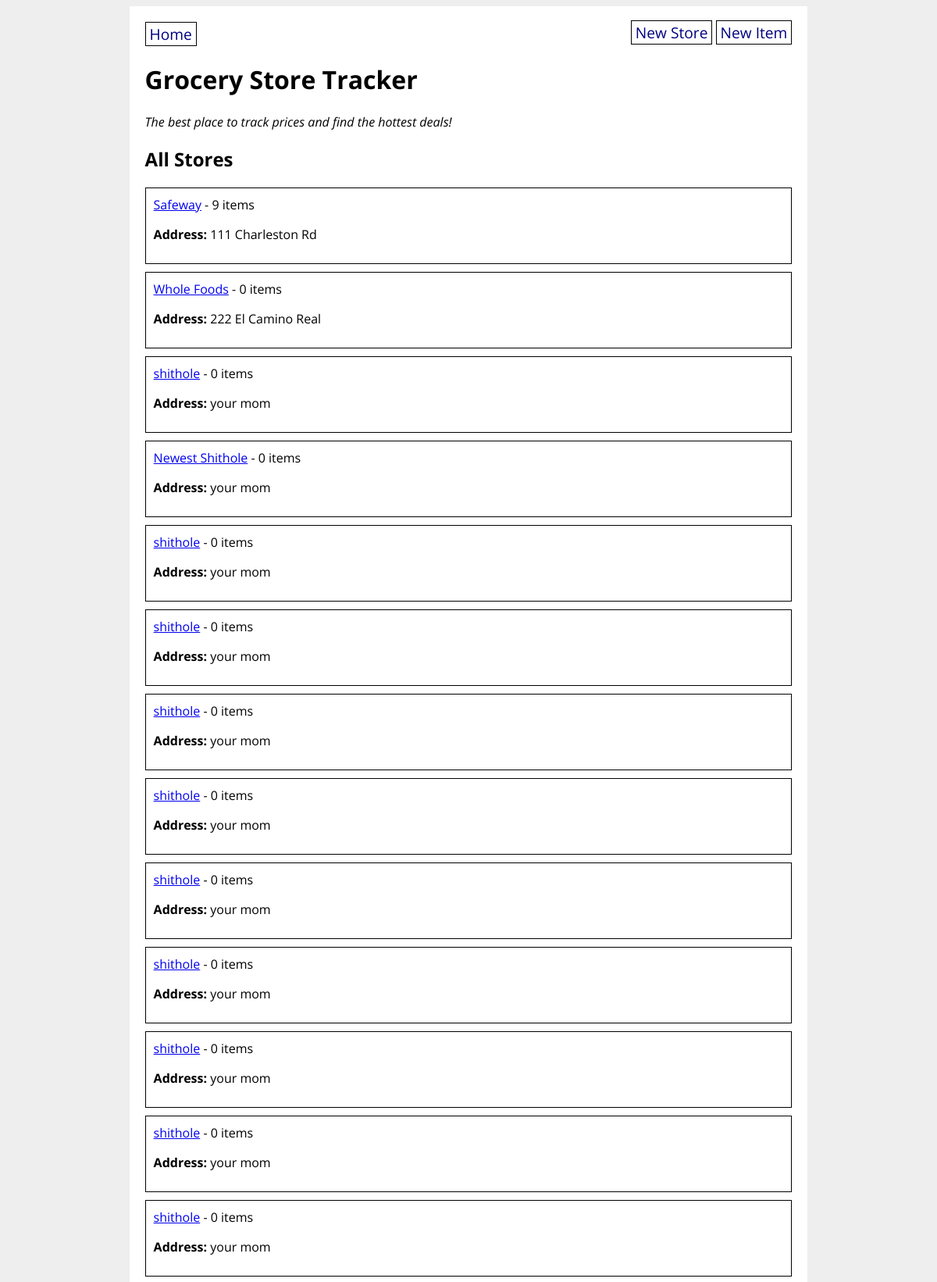
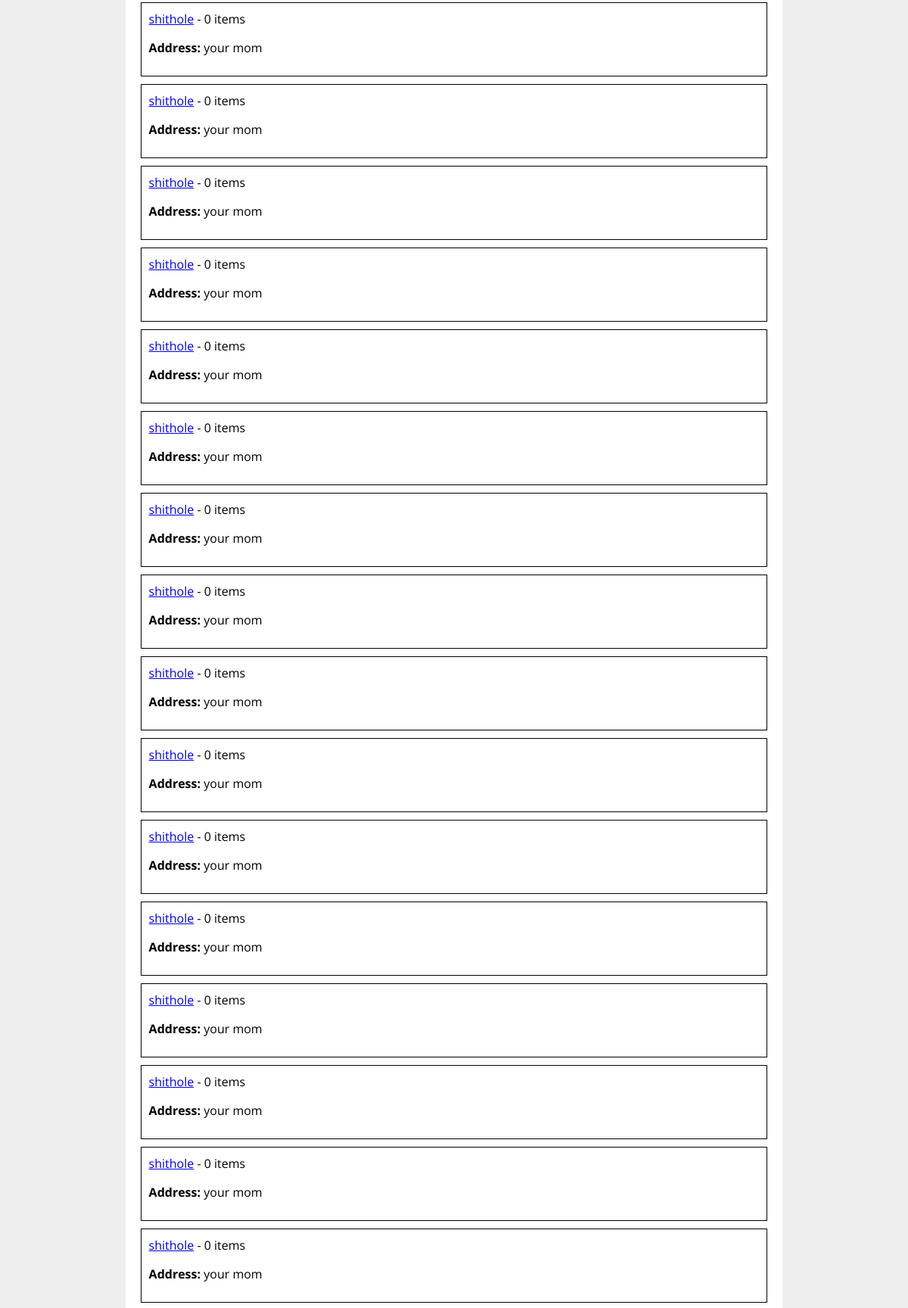
The page / (upper part) on the database its author committed (2 pictures, top to bottom).
### grocery_app/models.py (models this page shows)
class GroceryStore(db.Model):
    id = db.Column(db.Integer, primary_key=True)
    title = db.Column(db.String(80), nullable=False)
    address = db.Column(db.String(200), nullable=False)
    items = db.relationship('GroceryItem', back_populates='store')

### grocery_app/routes.py (the view)
@main.route('/')
def homepage():
    all_stores = GroceryStore.query.all()
    return render_template('home.html', all_stores=all_stores)

### grocery_app/templates/home.html
{% extends 'base.html' %}
{% block content %}
<h1>Grocery Store Tracker</h1>
<p><em>The best place to track prices and find the hottest deals!</em></p>
<h2>All Stores</h2>
{% for store in all_stores %}
<div class="store">
    <a href="/store/{{ store.id }}">{{ store.title }}</a> -
    {{ store.items|length }} items
    <p><strong>Address:</strong> {{ store.address }}</p>
</div>
{% endfor %}
{% endblock %}

### grocery_app/static/style.css (style rules this page uses)
body { display: flex; flex-direction: column; align-items: center; background-color: #eee; font-family: 'Open Sans', sans-serif; }
div.store { border: 1px solid black; padding: 10px; margin-bottom: 10px; }

### rows shown on the page
GroceryStore: title "Safeway", items|length "9", address "111 Charleston Rd"
GroceryStore: title "Whole Foods", items|length "0", address "222 El Camino Real"
GroceryStore: title "shithole", items|length "0", address "your mom"
GroceryStore: title "Newest Shithole", items|length "0", address "your mom"
GroceryStore: title "shithole", items|length "0", address "your mom"
GroceryStore: title "shithole", items|length "0", address "your mom"
GroceryStore: title "shithole", items|length "0", address "your mom"
GroceryStore: title "shithole", items|length "0", address "your mom"
GroceryStore: title "shithole", items|length "0", address "your mom"
GroceryStore: title "shithole", items|length "0", address "your mom"
GroceryStore: title "shithole", items|length "0", address "your mom"
GroceryStore: title "shithole", items|length "0", address "your mom"
GroceryStore: title "shithole", items|length "0", address "your mom"
GroceryStore: title "shithole", items|length "0", address "your mom"
GroceryStore: title "shithole", items|length "0", address "your mom"
GroceryStore: title "shithole", items|length "0", address "your mom"
GroceryStore: title "shithole", items|length "0", address "your mom"
GroceryStore: title "shithole", items|length "0", address "your mom"
GroceryStore: title "shithole", items|length "0", address "your mom"
GroceryStore: title "shithole", items|length "0", address "your mom"
GroceryStore: title "shithole", items|length "0", address "your mom"
GroceryStore: title "shithole", items|length "0", address "your mom"
GroceryStore: title "shithole", items|length "0", address "your mom"
GroceryStore: title "shithole", items|length "0", address "your mom"
GroceryStore: title "shithole", items|length "0", address "your mom"
GroceryStore: title "shithole", items|length "0", address "your mom"
GroceryStore: title "shithole", items|length "0", address "your mom"
GroceryStore: title "shithole", items|length "0", address "your mom"
GroceryStore: title "shithole", items|length "0", address "your mom"
